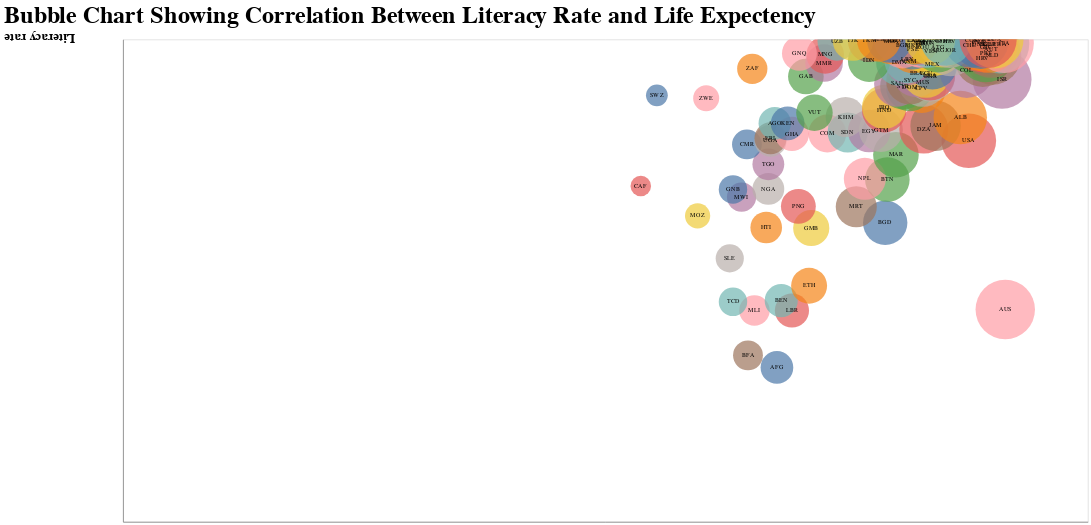

Here is the notebook cell this chart was saved with:
### Markdown cell above
### Bubble chart of country

### Code cell
other_data = other_data.dropna(subset=['Country name', 'Literacy rate (2011)', 'Life expectancy (2011)'])

other_data['Increased life expectancy'] = other_data['Life expectancy (2011)'].apply(lambda x: x**4)

other_data_sorted = other_data.sort_values(by='Literacy rate (2011)', ascending=True)

final_filtered = final[final['Year'] == 2011]

other_data_sorted = pd.merge(other_data_sorted, final_filtered[['Country name', 'ISO3']], on='Country name', how='left')

# other_data_sorted.to_csv('other_data_sorted.csv', index=False)

# Create a bubble chart
chart = alt.Chart(other_data_sorted).mark_circle().encode(
    x=alt.X('Life expectancy (2011):Q', axis=alt.Axis(ticks=False, labels=False, grid=False, title = None)),  # N indicates a nominal (categorical) data type
        y=alt.Y('Literacy rate (2011):Q', axis=alt.Axis(
        ticks=False, 
        labels=False, 
        grid=False, 
        title='Literacy rate',  # Set your title here
        titlePadding=10,  # Adjust the padding to move the title closer or further from the axis
        titleFontSize=16,  # Adjust font size as needed
        titleFont='Helvetica',  # Set the font family
        titleFontWeight='bold',  # Set the font weight
        titleAngle=180,  # Keep the title angle at 0 for horizontal text
        titleAlign='left',  # Align the title text ('left', 'center', 'right')
        titleY=-10,  # Adjust title Y position
        titleX=-60  # Adjust title X position
    )),  # Q indicates a quantitative data type
    size=alt.Size('Increased life expectancy:Q', scale=alt.Scale(domain=(0, 3000000)), legend = None),  # Use life expectancy for bubble sizes
    color=alt.Color('Country name:N', legend=None),  # Optional: color by country
    tooltip=['Country name:N', 'Literacy rate (2011):Q', 'Life expectancy (2011):Q']  # Show details on hover
).properties(
    width=1200,
    height=600,
    title=alt.TitleParams(
        text='Bubble Chart Showing Correlation Between Literacy Rate and Life Expectency', 
        fontSize=30, 
        color='Black', 
#         fontStyle='italic', 
        fontWeight='bold', 
        anchor='start',  # Options: 'start', 'middle', 'end'
        align='left'
    )    
).interactive()


# Create text labels
text_chart = alt.Chart(other_data_sorted).mark_text(align='center', baseline='middle', fontSize=8).encode(
    x='Life expectancy (2011):Q',
    y='Literacy rate (2011):Q',
    text='ISO3:N'
)

combined = chart + text_chart
combined
